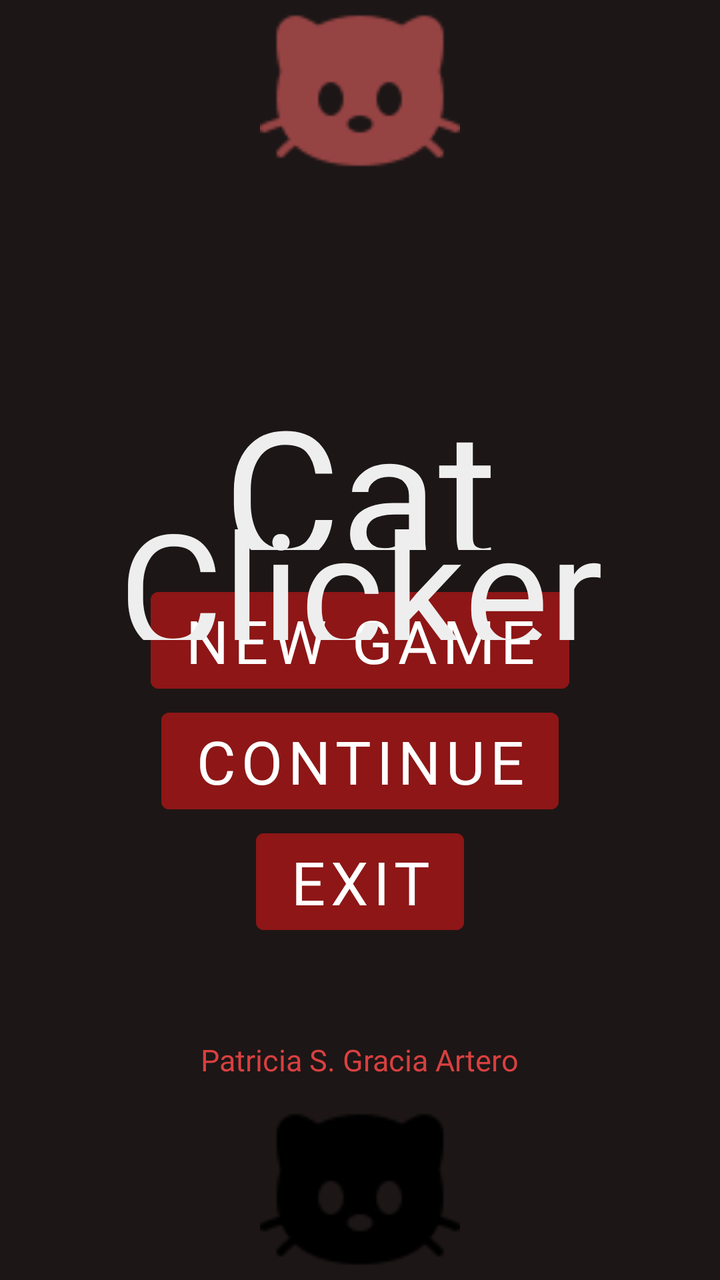
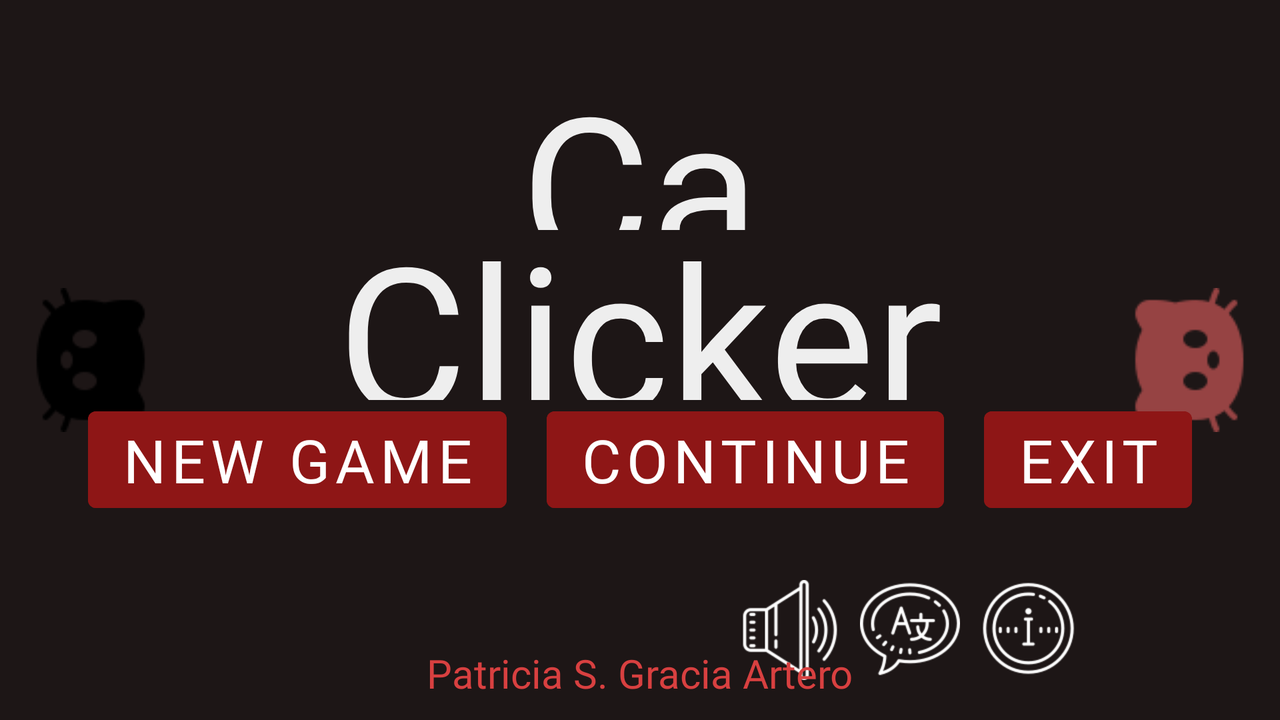

The same Android screen from two of the app's own layout files: first res/layout/ as a phone draws it, then the repository's variant for another configuration, drawn on a device whose configuration selects that folder. Both files follow.
<!-- AndroidManifest.xml: application theme Theme.Android_app -->
<!-- res/layout/activity_main_mode99.xml -->
<?xml version="1.0" encoding="utf-8"?>
<androidx.constraintlayout.widget.ConstraintLayout xmlns:android="http://schemas.android.com/apk/res/android"
    xmlns:app="http://schemas.android.com/apk/res-auto"
    xmlns:tools="http://schemas.android.com/tools"
    android:id="@+id/main"
    android:layout_width="match_parent"
    android:layout_height="match_parent"
    tools:context=".MainActivity">

    <FrameLayout
        android:layout_width="match_parent"
        android:layout_height="match_parent"
        tools:layout_editor_absoluteX="16dp"
        tools:layout_editor_absoluteY="-28dp"
        android:background="#1D1616">

        <LinearLayout
            android:id="@+id/horizontalFlech"
            android:layout_gravity="bottom|end"
            android:layout_width="wrap_content"
            android:layout_height="50dp"
            android:layout_marginEnd="-170dp"
            android:layout_marginBottom="150dp"

            android:orientation="horizontal">
            
            <ImageButton
                android:id="@+id/buttonLanguageFlech"
                android:layout_width="wrap_content"
                android:layout_height="50dp"
                android:layout_gravity="end"
                android:adjustViewBounds="true"
                android:background="@android:color/transparent"
                android:scaleType="fitXY"
                android:layout_marginEnd="20dp"
                app:srcCompat="@drawable/forward99" />

            <ImageButton
                android:id="@+id/buttonVolume"
                android:layout_width="wrap_content"
                android:layout_height="50dp"
                android:layout_gravity="end"
                android:adjustViewBounds="true"
                android:background="@android:color/transparent"
                android:scaleType="fitXY"
                android:visibility="visible"
                app:srcCompat="@drawable/volume99" />

            <ImageButton
                android:id="@+id/buttonLanguage"
                android:layout_width="wrap_content"
                android:layout_height="50dp"
                android:layout_gravity="end"
                android:layout_marginHorizontal="10dp"
                android:layout_marginTop="120dp"
                android:adjustViewBounds="true"
                android:background="@android:color/transparent"
                android:scaleType="fitXY"
                android:visibility="visible"
                app:srcCompat="@drawable/language99" />

            <ImageButton
                android:id="@+id/info"
                android:adjustViewBounds="true"
                android:scaleType="fitXY"
                android:background="@android:color/transparent"
                android:layout_width="wrap_content"
                android:layout_height="wrap_content"
                app:srcCompat="@drawable/info99"
                />
        </LinearLayout>

        <ImageView
            android:id="@+id/bottomImage"
            android:layout_width="match_parent"
            android:layout_marginBottom="-5dp"
            android:layout_height="100dp"
            android:src="@drawable/upgradecat18"
            android:layout_gravity="bottom">
        </ImageView>

        <ImageView
            android:id="@+id/topImage"
            android:layout_width="match_parent"
            android:layout_marginTop="-5dp"
            android:layout_height="100dp"
            app:srcCompat="@drawable/upgradecat13"

            android:layout_gravity="top">
        </ImageView>


        <LinearLayout
            android:layout_width="300dp"
            android:layout_height="200dp"
            android:orientation="vertical"
            android:layout_marginBottom="150dp"
            android:layout_gravity="center|bottom"
            >

            <Button
                android:id="@+id/buttonStart"
                android:layout_gravity="center"
                android:layout_width="wrap_content"
                android:textSize="30sp"
                android:backgroundTint="#8E1616"
                android:fontFamily="@font/hexagothic_display"
                android:layout_height="wrap_content"
                android:text="New Game"
                />

            <Button
                android:id="@+id/buttonContinue"
                android:layout_gravity="center"
                android:textSize="30sp"

                android:layout_width="wrap_content"
                android:layout_height="wrap_content"
                android:backgroundTint="#8E1616"

                android:text="Continue"
                android:fontFamily="@font/hexagothic_display"
                />
            <Button
                android:id="@+id/buttonExit"
                android:layout_gravity="center"
                android:layout_width="wrap_content"
                android:layout_height="wrap_content"
                android:textSize="30sp"

                android:text="Exit"
                android:fontFamily="@font/hexagothic_display"
                android:backgroundTint="#8E1616"

                android:layout_marginHorizontal="30dp"
                />

        </LinearLayout>


        <Button
            android:id="@+id/titleButton"
            android:alpha="0"
            android:layout_width="200dp"
            android:layout_height="120dp"
            android:layout_marginBottom="70dp"
            android:layout_gravity="center"
            >
        </Button>
        <TextView
            android:id="@+id/titulo"
            android:layout_width="150dp"
            android:layout_height="90dp"
            android:layout_gravity="center"
            android:layout_marginBottom="90dp"
            android:gravity="center"
            android:text="Cat"
            android:textColor="#EEEEEE"
            android:textSize="90sp"
            android:fontFamily="@font/vixa"
            />
        <TextView
            android:id="@+id/titulo2"
            android:layout_width="250dp"
            android:layout_height="80dp"
            android:layout_gravity="center"
            android:layout_marginBottom="40dp"
            android:gravity="center"
            android:text="Clicker"
            android:textColor="#EEEEEE"
            android:textSize="80sp"
            android:fontFamily="@font/vixa"
            />


        <TextView
            android:layout_width="wrap_content"
            android:layout_height="wrap_content"
            android:layout_gravity="center|bottom"
            android:fontFamily="@font/hexagothic_display"
            android:textSize="15sp"
            android:textColor="#D84040"
            android:layout_marginBottom="100dp"
            android:text="Patricia S. Gracia Artero"
            >

           

        </TextView>

    </FrameLayout>

</androidx.constraintlayout.widget.ConstraintLayout>
<!-- resources referenced by this layout -->
<resources>
  <!-- drawable info99: png bitmap (drawable, 3528 bytes) -->
  <!-- drawable language99: png bitmap (drawable, 3738 bytes) -->
  <!-- drawable upgradecat13: png bitmap (drawable, 1356 bytes) -->
  <!-- drawable upgradecat18: png bitmap (drawable, 1075 bytes) -->
  <!-- drawable volume99: png bitmap (drawable, 2147 bytes) -->
  <style name="Theme.Android_app" parent="Theme.MaterialComponents.DayNight.NoActionBar">
          
          <item name="colorPrimary">@color/purple_500</item>
          <item name="colorPrimaryVariant">@color/purple_700</item>
          <item name="colorOnPrimary">@color/white</item>
          
          <item name="colorSecondary">@color/teal_200</item>
          <item name="colorSecondaryVariant">@color/teal_700</item>
          <item name="colorOnSecondary">@color/black</item>
          
          <item name="android:statusBarColor">?attr/colorPrimaryVariant</item>
          
      </style>
</resources>
<!-- res/layout-land/activity_main_mode99.xml (the repository's variant of the layout above) -->
<!-- drawn on the phone turned sideways -->
<?xml version="1.0" encoding="utf-8"?>
<androidx.constraintlayout.widget.ConstraintLayout xmlns:android="http://schemas.android.com/apk/res/android"
    xmlns:app="http://schemas.android.com/apk/res-auto"
    xmlns:tools="http://schemas.android.com/tools"
    android:id="@+id/main"
    android:layout_width="match_parent"
    android:layout_height="match_parent"
    tools:context=".MainActivity">

    <FrameLayout
        android:layout_width="match_parent"
        android:layout_height="match_parent"
        tools:layout_editor_absoluteX="16dp"
        tools:layout_editor_absoluteY="-28dp"
        android:background="#1D1616">

        <LinearLayout
            android:id="@+id/horizontalFlech"
            android:layout_gravity="bottom|end"
            android:layout_width="wrap_content"
            android:layout_height="50dp"
            android:layout_marginEnd="100dp"
            android:layout_marginBottom="20dp"

            android:orientation="horizontal">
            
            <ImageButton
                android:id="@+id/buttonLanguageFlech"
                android:layout_width="wrap_content"
                android:layout_height="50dp"
                android:layout_gravity="end"
                android:adjustViewBounds="true"
                android:visibility="gone"
                android:background="@android:color/transparent"
                android:scaleType="fitXY"
                android:layout_marginEnd="20dp"
                app:srcCompat="@drawable/forward99" />

            <ImageButton
                android:id="@+id/buttonVolume"
                android:layout_width="wrap_content"
                android:layout_height="50dp"
                android:layout_gravity="end"
                android:adjustViewBounds="true"
                android:background="@android:color/transparent"
                android:scaleType="fitXY"
                android:visibility="visible"
                app:srcCompat="@drawable/volume99" />

            <ImageButton
                android:id="@+id/buttonLanguage"
                android:layout_width="wrap_content"
                android:layout_height="50dp"
                android:layout_gravity="end"
                android:layout_marginHorizontal="10dp"
                android:layout_marginTop="120dp"
                android:adjustViewBounds="true"
                android:background="@android:color/transparent"
                android:scaleType="fitXY"
                android:visibility="visible"
                app:srcCompat="@drawable/language99" />

            <ImageButton
                android:id="@+id/info"
                android:adjustViewBounds="true"
                android:scaleType="fitXY"
                android:background="@android:color/transparent"
                android:layout_width="wrap_content"
                android:layout_height="wrap_content"
                app:srcCompat="@drawable/info99"
                />
        </LinearLayout>

        <ImageView
            android:id="@+id/bottomImage"
            android:layout_width="450dp"
            android:layout_height="wrap_content"
            android:layout_gravity="end|center"
            android:rotation="-90"
            android:src="@drawable/upgradecat13"
            android:layout_marginEnd="-180dp"
            >

        </ImageView>

        <ImageView
            android:id="@+id/topImage"
            android:layout_width="450dp"
            android:layout_height="wrap_content"
            android:layout_gravity="start|center"
            android:rotation="90"
            android:src="@drawable/upgradecat18"
            android:layout_marginStart="-180dp">
        </ImageView>


        <LinearLayout
            android:layout_width="wrap_content"
            android:layout_height="wrap_content"
            android:orientation="horizontal"
            android:layout_marginBottom="100dp"
            android:layout_gravity="center|bottom"
            >

            <Button
                android:id="@+id/buttonStart"
                android:layout_gravity="center"
                android:layout_width="wrap_content"
                android:layout_height="wrap_content"
                android:backgroundTint="#8E1616"
                android:fontFamily="@font/hexagothic_display"
                android:text="New Game"
                android:textSize="30sp"
                android:layout_marginHorizontal="10dp"
                />

            <Button
                android:id="@+id/buttonContinue"
                android:layout_gravity="center"
                android:layout_width="wrap_content"
                android:layout_height="wrap_content"
                android:text="Continue"
                android:backgroundTint="#8E1616"
                android:fontFamily="@font/hexagothic_display"
                android:textSize="30sp"

                android:layout_marginHorizontal="10dp"
                />
            <Button
                android:id="@+id/buttonExit"
                android:layout_gravity="center"
                android:layout_width="wrap_content"
                android:layout_height="wrap_content"
                android:text="Exit"
                android:backgroundTint="#8E1616"
                android:fontFamily="@font/hexagothic_display"
                android:textSize="30sp"

                android:layout_marginHorizontal="10dp"
                />

        </LinearLayout>


        <Button
            android:id="@+id/titleButton"
            android:alpha="0"
            android:layout_width="200dp"
            android:layout_height="120dp"
            android:layout_marginBottom="70dp"
            android:layout_gravity="center"
            >
        </Button>
        <TextView
            android:id="@+id/titulo"
            android:layout_width="150dp"
            android:layout_height="90dp"
            android:layout_gravity="center"
            android:layout_marginBottom="110dp"
            android:gravity="center"
            android:text="Cat"
            android:textColor="#EEEEEE"
            android:textSize="100sp"
            android:fontFamily="@font/vixa"
            />
        <TextView
            android:id="@+id/titulo2"
            android:layout_width="350dp"
            android:layout_height="100dp"
            android:layout_gravity="center"
            android:layout_marginBottom="30dp"
            android:gravity="center"
            android:text="Clicker"
            android:textColor="#EEEEEE"
            android:textSize="100sp"
            android:fontFamily="@font/vixa"
            />


        <TextView
            android:layout_width="wrap_content"
            android:layout_height="wrap_content"
            android:layout_gravity="center|bottom"
            android:fontFamily="@font/vixa"
            android:textSize="20sp"
            android:textColor="#D84040"
            android:layout_marginBottom="10dp"
            android:text="Patricia S. Gracia Artero"
            >

        </TextView>

    </FrameLayout>

</androidx.constraintlayout.widget.ConstraintLayout>
